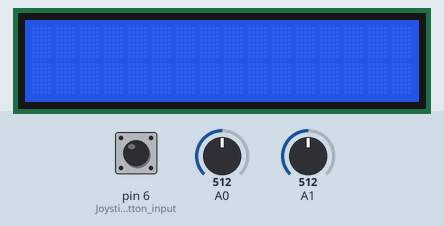
This sketch was run on a simulated Arduino Uno, built with avr-gcc and run on an emulated ATmega328P. Parts: 16×2 character LCD. The inputs (shaded band) are chosen by the test bench; at power-on: pin 6 (Joystic_button_input) HIGH, A0 = 512, A1 = 512. What the sketch prints to the serial monitor is not drawn.

Above: at 1.2 s.
1.3 s: pin 6 (Joystic_button_input) pulled LOW for 1 s
At 3.0 s:
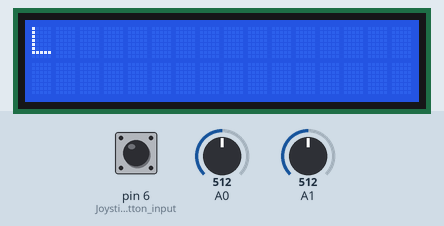
3.8 s: pin 6 (Joystic_button_input) pulled LOW for 0.3 s
At 5.2 s:
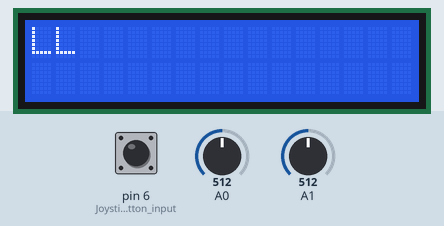
5.6 s: pin 6 (Joystic_button_input) pulled LOW for 3.2 s
At 6.4 s:
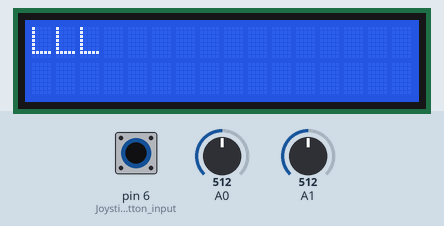
10.3 s: pin 6 (Joystic_button_input) pulled LOW for 0.3 s
At 11.7 s:
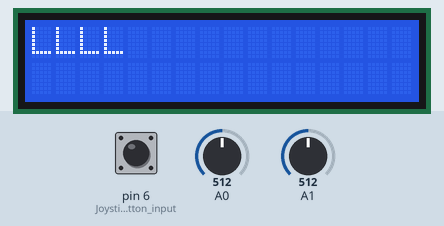
12.1 s: pin 6 (Joystic_button_input) pulled LOW for 1 s
At 14.0 s:
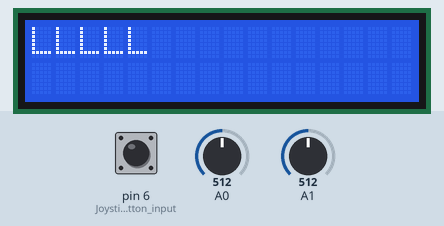
Timing chart, 0 to 15.5 s (numbered marks = the images above; inputs shaded):
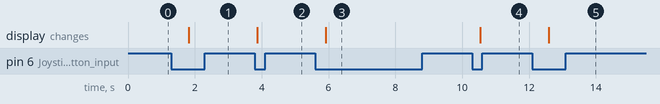

The sketch:

LCD+Joystick.ino
```cpp
//Joystick has directionality and wraps around the LCD
//When clicked inputs a character at the position on the LCD the joystick was clicked

#include "Timer.h"
#include <LiquidCrystal.h>

const int rs = 9, en = 8, d4 = 5, d5 = 4, d6 = 3, d7 = 2;
LiquidCrystal lcd(rs, en, d4, d5, d6, d7);

int yCursor = 0;
int xCursor = 0;
int count = 0; //character count
int prevbuttonState;

void setup() {
  //initialize LCD
  lcd.begin(16, 2);
  lcd.clear();
  lcd.setCursor(0, 0); //set the cursor to the top left corner.

  prevbuttonState = digitalRead(6);
  pinMode(6, INPUT_PULLUP); //Joystic button input

  TimerSet(200);
  TimerOn();

  Serial.begin(9600);
}

void tick(void) {
  int xValue = analogRead(A0);
  int yValue = analogRead(A1);
  int button = digitalRead(6);
  int prevButtonState = 1;
  enum STATES { INIT, MOVE_LEFT, MOVE_RIGHT, MOVE_UP, MOVE_DOWN, BUTTON_PRESS, WRAP, CLEAR } gState = INIT;

  Serial.print("State: ");
  Serial.println(gState);

  //transitions (switch case was not working for me some transitions were preventing others from starting and I couldnt figure out which one)
  if (prevbuttonState == HIGH && button == LOW) {
          if (count >= 5) { //5 or more characters clear
              gState = CLEAR;
          }
          else {
              if (xCursor >= 15) {
                  gState = WRAP;
              }
              else {
                  gState = (button == LOW) ? BUTTON_PRESS : INIT; //if conditional button==LOW , then BUTTON_PRESS if true, otherwise INIT if false.
              }
          }
      }
  else if (xValue < 250) {
        gState = MOVE_LEFT;
        }
  else if (xValue > 900) {
        gState = MOVE_RIGHT;
        }
  else if (yValue < 250) {
    gState = MOVE_UP;
    }
  else if (yValue > 900) {
    gState = MOVE_DOWN;
    }
//actions
  switch(gState) {
    case MOVE_LEFT:
      if (xCursor > 0) {
        --xCursor;
      }
      break;
    case MOVE_RIGHT:
      if (xCursor < 15) {
        ++xCursor;
      }
      break;
    case MOVE_UP:
      if (yCursor > 0) {
        --yCursor;
      }
      break;
    case MOVE_DOWN:
      if (yCursor < 1) {
        yCursor++;
      }
      break;
    case BUTTON_PRESS:
      lcd.print("L");
      ++count;
      if (xCursor < 15) { //xCursor is incrmeented if not at end of line
        ++xCursor;
      }
      break;
    case WRAP:
    //if on the first line move to the second, vice versa
      if (yCursor == 0) {
        yCursor = 1;
      }
      else {
        yCursor = 0;
      }
      xCursor = 0;
      break;

    case CLEAR:
      lcd.clear();
      xCursor = 0;
      yCursor = 0;
      count = 0;
      break;
  }
    lcd.setCursor(xCursor, yCursor);
    prevbuttonState = button;
}

void loop() {
  while (!TimerFlag) {}
  TimerFlag = 0;
  tick();

  int xValue = analogRead(A0);
  int yValue = analogRead(A1);
  int button = digitalRead(6);

  Serial.print("X: ");
  Serial.print(xValue);
  Serial.print("Y: ");
  Serial.print(yValue);
  Serial.print(" Button: ");
  Serial.print(button);
  TimerSet(500);
  TimerOn();
}
```

Timer.h
```cpp
// Permission to copy is granted provided that this header remains intact.
// This software is provided with no warranties.

////////////////////////////////////////////////////////////////////////////////

#ifndef Timer
#define Timer

#include "Arduino.h"

volatile unsigned char TimerFlag = 0; // TimerISR() sets this to 1. C programmer should clear to 0.

// Internal variables for mapping AVR's ISR to our cleaner TimerISR model.
unsigned long _avr_timer_M = 1; // Start count from here, down to 0. Default 1ms
unsigned long _avr_timer_cntcurr = 0; // Current internal count of 1ms ticks

// Set TimerISR() to tick every M ms
void TimerSet(unsigned long M) {
	_avr_timer_M = M;
	_avr_timer_cntcurr = _avr_timer_M;
}

void TimerOn() {
	// AVR timer/counter controller register TCCR1
  TCCR1B 	= 0x0B;	// bit3 = 1: CTC mode (clear timer on compare)
					// bit2bit1bit0=011: prescaler /64
					// 00001011: 0x0B
					// SO, 16 MHz clock or 16,000,000 /64 = 250,000 ticks/s
					// Thus, TCNT1 register will count at 250,000 ticks/s
          // FOR MICROSECONDS:
          // bit3 = 1: CTC mode (clear timer on compare)
					// bit2bit1bit0=010: prescaler /64
					// 00001011: 0x0A
					// SO, 16 MHz clock or 16,000,000 /8 = 2,000,000 ticks/s
					// Thus, TCNT1 register will count at 2,000,000 ticks/s

	// AVR output compare register OCR1A.
	OCR1A 	= 250;	// Timer interrupt will be generated when TCNT1==OCR1A
					// We want a 1 ms tick. 0.001 s * 250,000 ticks/s = 250
					// So when TCNT1 register equals 250,
					// 1 ms has passed. Thus, we compare to 250.
					// AVR timer interrupt mask register
          // FOR MICROSECONDS:
          // Timer interrupt will be generated when TCNT1==OCR1A
					// We want a 1 us tick. 0.000001 s * 2,000,000 ticks/s = 2
					// So when TCNT1 register equals 2,
					// 1 us has passed. Thus, we compare to 2.
					// AVR timer interrupt mask register

	TIMSK1 	= 0x02; // bit1: OCIE1A -- enables compare match interrupt

	//Initialize avr counter
	TCNT1 = 0;

	// TimerISR will be called every _avr_timer_cntcurr milliseconds
	_avr_timer_cntcurr = _avr_timer_M;

	//Enable global interrupts
	SREG |= 0x80;	// 0x80: 1000000
}

void TimerOff() {
	TCCR1B 	= 0x00; // bit3bit2bit1bit0=0000: timer off
}

void TimerISR() {
	TimerFlag = 1;
}

// In our approach, the C programmer does not touch this ISR, but rather TimerISR()
ISR(TIMER1_COMPA_vect)
{
	// CPU automatically calls when TCNT0 == OCR0 (every 1 ms per TimerOn settings)
	_avr_timer_cntcurr--; 			// Count down to 0 rather than up to TOP
	if (_avr_timer_cntcurr == 0) { 	// results in a more efficient compare
		TimerISR(); 				// Call the ISR that the user uses
		_avr_timer_cntcurr = _avr_timer_M;
	}
}

#endif //Timer
```

Measured:
- after the input at 1.3 s, the display: changes after 0.51 s (image 1)
- after the input at 3.8 s, the display: changes after 0.06 s (image 2)
- after the input at 5.6 s, the display: changes after 0.32 s (image 3)
- after the input at 10.3 s, the display: changes after 0.24 s (image 4)
- after the input at 12.1 s, the display: changes after 0.49 s (image 5)
